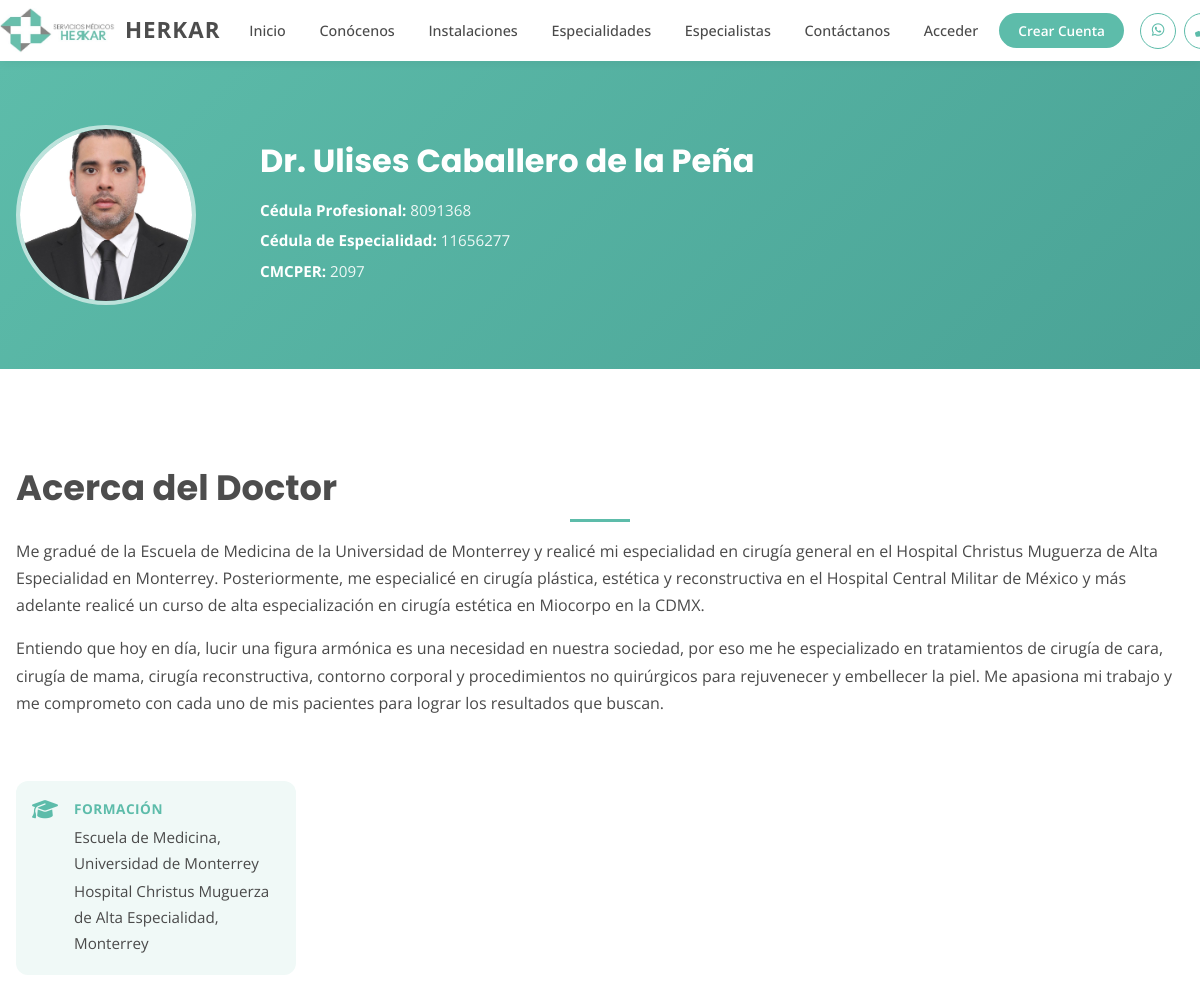
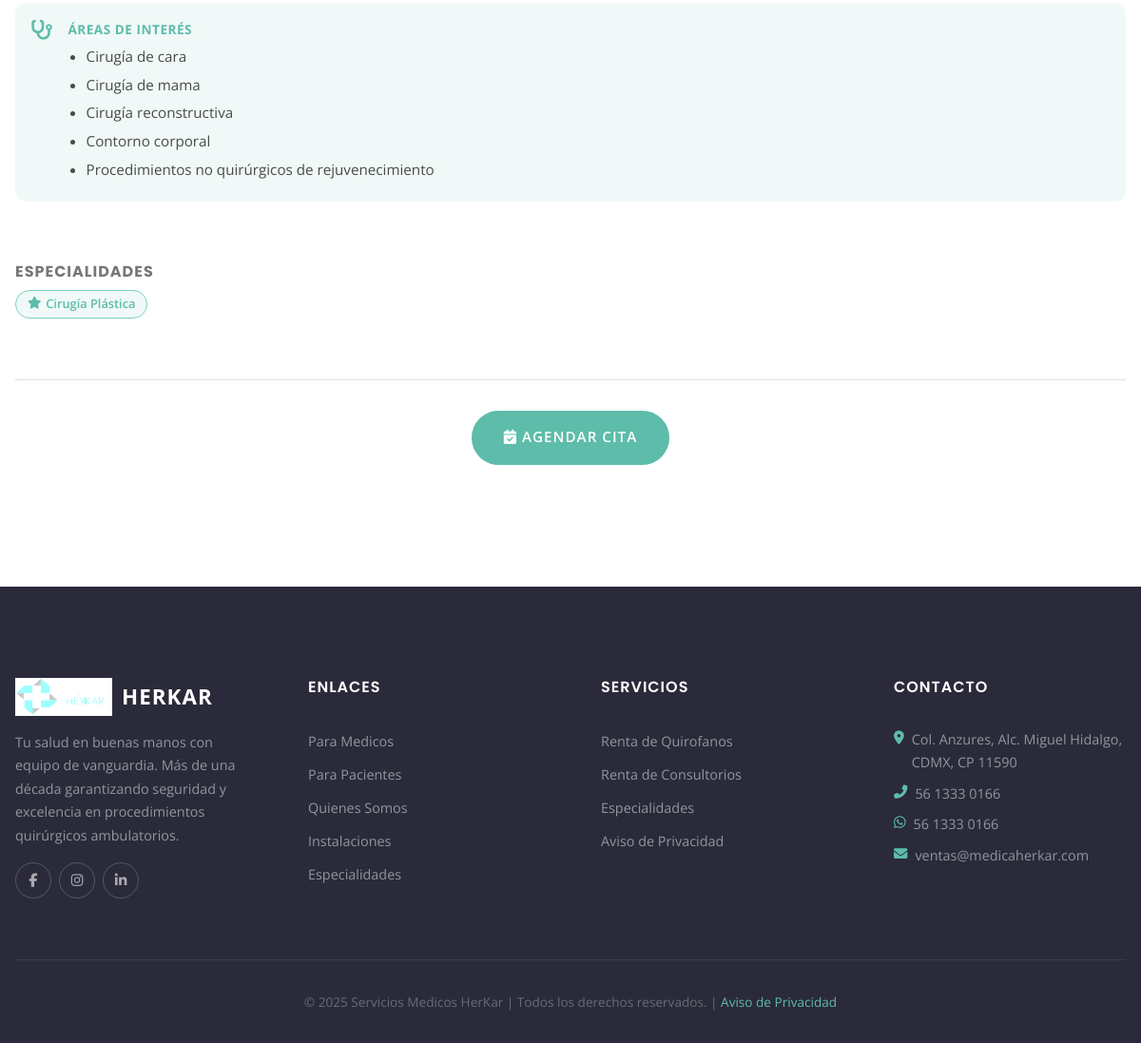
/especialistas/ulises-caballero-de-la-pena/, run on the app's committed database (2 pictures, top to bottom).
### apps/especialistas/models.py (models this page shows, shortened)
class Especialista(models.Model):
    nombre = models.CharField(max_length=150)
    slug = models.SlugField(unique=True)
    foto = models.ImageField(upload_to='especialistas/', blank=True)
    cedula_profesional = models.CharField(max_length=20)
    cedula_especialidad = models.CharField(max_length=20, blank=True)
    cmcper = models.CharField(max_length=20, blank=True)
    biografia = models.TextField()
    universidad = models.CharField(max_length=200, blank=True)
    hospital_especialidad = models.CharField(max_length=200, blank=True)
    anios_experiencia = models.PositiveIntegerField(null=True, blank=True)
    areas_interes = models.TextField(
        blank=True,
        help_text='Un área de interés por línea.'
    )
    especialidades = models.ManyToManyField(
        Especialidad, related_name='especialistas', blank=True
    )
    orden = models.PositiveIntegerField(default=0)
    publicado = models.BooleanField(default=True)
    creado = models.DateTimeField(auto_now_add=True)
    actualizado = models.DateTimeField(auto_now=True)
    class Meta:
        ordering = ['orden', 'nombre']
        verbose_name = 'Especialista'
        verbose_name_plural = 'Especialistas'
    def areas_interes_list(self):
        return [a.strip() for a in self.areas_interes.splitlines() if a.strip()]

class Especialidad(models.Model):
    nombre = models.CharField(max_length=100, unique=True)
    slug = models.SlugField(unique=True)
    descripcion_corta = models.CharField(max_length=255, blank=True)
    icono = models.CharField(max_length=64, blank=True)
    orden = models.PositiveIntegerField(default=0)
    class Meta:
        ordering = ['orden', 'nombre']
        verbose_name = 'Especialidad'
        verbose_name_plural = 'Especialidades'

### apps/especialistas/views.py (the view)
# urls.py: path('<slug:slug>/', views.especialista_detalle, name='detalle'),
def especialista_detalle(request, slug):
    especialista = get_object_or_404(Especialista, slug=slug, publicado=True)
    return render(request, 'especialistas/detalle.html', {'especialista': especialista})

### apps/especialistas/templates/especialistas/detalle.html (shortened to what this page needs)
{% extends 'base.html' %}
{% load static %}
{% block content %}
<section class="especialista-hero">
    <div class="container especialista-hero-inner">
        <div class="especialista-hero-foto-wrapper">
            {% if especialista.foto %}
            <img src="{{ especialista.foto.url }}"
                 alt="{{ especialista.nombre }}"
                 class="especialista-hero-foto">
            {% else %}
            <div class="especialista-hero-foto-placeholder">
                <i class="fas fa-user-md"></i>
            </div>
            {% endif %}
        </div>
        <div class="especialista-hero-info">
            <h1 class="especialista-hero-nombre">{{ especialista.nombre }}</h1>
            <div class="especialista-hero-cedulas">
                <p><strong>Cédula Profesional:</strong> {{ especialista.cedula_profesional }}</p>
                {% if especialista.cedula_especialidad %}
                <p><strong>Cédula de Especialidad:</strong> {{ especialista.cedula_especialidad }}</p>
                {% endif %}
                {% if especialista.cmcper %}
                <p><strong>CMCPER:</strong> {{ especialista.cmcper }}</p>
                {% endif %}
            </div>
        </div>
    </div>
</section>
<section class="section">
    <div class="container">
        <div class="especialista-bio">
            <h2 class="section-title" style="text-align:left;">Acerca del Doctor</h2>
            {{ especialista.biografia|linebreaks }}
        </div>
        <div class="especialista-info-grid">
            {% if especialista.universidad or especialista.hospital_especialidad %}
            <div class="especialista-info-chip">
                <i class="fas fa-graduation-cap especialista-info-chip-icon"></i>
                <div>
                    <strong>Formación</strong>
                    {% if especialista.universidad %}
                    <p>{{ especialista.universidad }}</p>
                    {% endif %}
                    {% if especialista.hospital_especialidad %}
                    <p>{{ especialista.hospital_especialidad }}</p>
                    {% endif %}
                </div>
            </div>
            {% endif %}
            {% if especialista.areas_interes %}
            <div class="especialista-info-chip especialista-info-chip--wide">
                <i class="fas fa-stethoscope especialista-info-chip-icon"></i>
                <div>
                    <strong>Áreas de interés</strong>
                    <ul class="especialista-areas-list">
                        {% for area in especialista.areas_interes_list %}
                        <li>{{ area }}</li>
                        {% endfor %}
                    </ul>
                </div>
            </div>
            {% endif %}
        </div>
        {% if especialista.especialidades.all %}
        <div class="especialista-especialidades">
            <h3>Especialidades</h3>
            <div class="especialista-badges">
                {% for esp in especialista.especialidades.all %}
                <span class="especialidad-badge">
                    {% if esp.icono %}<i class="{{ esp.icono }}"></i> {% endif %}
                    {{ esp.nombre }}
                </span>
                {% endfor %}
            </div>
        </div>
        {% endif %}
        <div class="especialista-cta">
            <a href="{% url 'citas:lista_medicos' %}" class="btn">
                <i class="fas fa-calendar-check"></i> Agendar cita
            </a>
        </div>
    </div>
</section>
{% endblock %}

### templates/base.html (shortened to what this page needs)
{% load static %}
<!DOCTYPE html>
<html lang="es">
<head>
    <link rel="stylesheet" href="{% static 'css/style.css' %}?v=3">
    <link rel="stylesheet" href="https://cdnjs.cloudflare.com/ajax/libs/font-awesome/6.5.0/css/all.min.css">
</head>
<body>
    {% include 'partials/_header.html' %}
    {% block content %}{% endblock %}
    {% include 'partials/_footer.html' %}
</body>
</html>

### templates/partials/_header.html (shortened to what this page needs)
{% load static %}
<header class="main-header">
    <div class="container nav-container">
        <a href="{% if request.resolver_match.url_name == 'medicos' %}{% url 'core:medicos' %}{% elif request.resolver_match.url_name == 'pacientes' %}{% url 'core:pacientes' %}{% else %}{% url 'core:gateway' %}{% endif %}"
            class="logo">
            <img src="{% static 'images/logo.jpeg' %}" alt="HerKar" class="logo-img">
            <span class="logo-text">HerKar</span>
        </a>
        <nav>
            <ul class="nav-menu">
                {% if request.resolver_match.url_name == 'medicos' %}
                <li><a href="{% url 'core:medicos' %}" class="nav-link">Inicio</a></li>
                <li class="nav-item-dropdown">
                    <a href="#nosotros" class="nav-link">Conócenos</a>
                    <div class="dropdown-menu">
                        <a href="#nosotros">Visión y Misión</a>
                        <a href="#nosotros">Nuestros Valores</a>
                    </div>
                </li>
                <li><a href="#infraestructura" class="nav-link">Infraestructura</a></li>
                <li><a href="#porque" class="nav-link">¿Por qué Elegirnos?</a></li>
                <li><a href="#renta" class="nav-link">Renta</a></li>
                <li><a href="#contacto" class="nav-link">Contacto</a></li>
                <li>
                    <a href="{% url 'core:pacientes' %}" class="role-switch" onclick="setCookieRole('paciente')"
                        title="Cambiar a vista de paciente">
                        <i class="fas fa-exchange-alt"></i> Acceso Pacientes
                    </a>
                </li>
                {% else %}
                <li><a href="{% url 'core:gateway' %}" class="nav-link">Inicio</a></li>
                <li><a href="{% url 'core:nosotros' %}" class="nav-link">Conócenos</a></li>
                <li><a href="{% url 'core:instalaciones' %}" class="nav-link">Instalaciones</a></li>
                <li><a href="{% url 'core:especialidades' %}" class="nav-link">Especialidades</a></li>
                <li><a href="{% url 'especialistas:lista' %}" class="nav-link">Especialistas</a></li>
                <li><a href="{% url 'core:contacto' %}" class="nav-link">Contáctanos</a></li>
                {% endif %}
                {% if user.is_authenticated %}
                <li><a href="{% url 'citas:mis_citas' %}" class="nav-link">Mis Citas</a></li>
                <li><a href="{% url 'users:dashboard' %}" class="nav-link btn-login">Mi Panel</a></li>
                <li><a href="{% url 'users:logout' %}" class="nav-link">Cerrar Sesión</a></li>
                {% else %}
                <li><a href="{% url 'users:login' %}" class="nav-link">Acceder</a></li>
                <li><a href="{% url 'users:registro' %}" class="nav-link btn-login">Crear Cuenta</a></li>
                {% endif %}
            </ul>
            <div class="nav-contact">
                <a href="https://wa.me/5613330166" target="_blank" title="WhatsApp"><i class="fab fa-whatsapp"></i></a>
                <a href="tel:5613330166" title="Llamar"><i class="fas fa-phone-alt"></i></a>
            </div>
        </nav>
    </div>
</header>

### templates/partials/_footer.html
{% load static %}
<footer class="main-footer">
    <div class="container">
        <div class="footer-grid">
            <div class="footer-brand">
                <a href="{% url 'core:gateway' %}?elegir=1" class="logo" style="margin-bottom: 1rem;">
                    <img src="{% static 'images/logo.jpeg' %}" alt="HerKar"
                        style="height: 40px; filter: brightness(1.5);">
                    <span class="logo-text" style="color: white;">HerKar</span>
                </a>
                <p>Tu salud en buenas manos con equipo de vanguardia. Más de una década garantizando seguridad y
                    excelencia en procedimientos quirúrgicos ambulatorios.</p>
                <div class="footer-social">
                    <a href="#" title="Facebook"><i class="fab fa-facebook-f"></i></a>
                    <a href="#" title="Instagram"><i class="fab fa-instagram"></i></a>
                    <a href="#" title="LinkedIn"><i class="fab fa-linkedin-in"></i></a>
                </div>
            </div>
            <div>
                <h3 class="footer-title">Enlaces</h3>
                <ul class="footer-links">
                    <li><a href="{% url 'core:medicos' %}">Para Medicos</a></li>
                    <li><a href="{% url 'core:pacientes' %}">Para Pacientes</a></li>
                    <li><a href="{% url 'core:nosotros' %}">Quienes Somos</a></li>
                    <li><a href="{% url 'core:instalaciones' %}">Instalaciones</a></li>
                    <li><a href="{% url 'core:especialidades' %}">Especialidades</a></li>
                </ul>
            </div>
            <div>
                <h3 class="footer-title">Servicios</h3>
                <ul class="footer-links">
                    <li><a href="{% url 'core:medicos' %}#renta">Renta de Quirofanos</a></li>
                    <li><a href="{% url 'core:medicos' %}#renta">Renta de Consultorios</a></li>
                    <li><a href="{% url 'core:pacientes' %}#especialidades">Especialidades</a></li>
                    <li><a href="#">Aviso de Privacidad</a></li>
                </ul>
            </div>
            <div>
                <h3 class="footer-title">Contacto</h3>
                <div class="footer-contact-item">
                    <i class="fas fa-map-marker-alt"></i>
                    <span>Col. Anzures, Alc. Miguel Hidalgo, CDMX, CP 11590</span>
                </div>
                <div class="footer-contact-item">
                    <i class="fas fa-phone-alt"></i>
                    <span>56 1333 0166</span>
                </div>
                <div class="footer-contact-item">
                    <i class="fab fa-whatsapp"></i>
                    <span>56 1333 0166</span>
                </div>
                <div class="footer-contact-item">
                    <i class="fas fa-envelope"></i>
                    <span>ventas@medicaherkar.com</span>
                </div>
            </div>
        </div>
        <div class="copyright">
            &copy; 2025 Servicios Medicos HerKar | Todos los derechos reservados. | <a href="#">Aviso de Privacidad</a>
        </div>
    </div>
</footer>

### static/css/variables.css (style rules this page uses)
:root { --primary-color: #5DBCAA; --secondary-color: #4AA396; --accent-color: #7BD0C1; --dark-color: #4D4D4D; --grey-medium: #8C8C8C; --text-color: #4a4a4a; --text-light: #777777; --bg-light: #F0F9F7; --bg-white: #ffffff; --bg-dark: #2d2d3d; --border-color: #e0e0e0; --success-color: #28a745; --warning-color: #ffc107; --container-width: 1200px; --spacing-xs: 0.25rem; --spacing-sm: 0.5rem; --spacing-md: 1rem; --spacing-lg: 2rem; --spacing-xl: 4rem; --spacing-xxl: 6rem; --font-heading: 'Poppins', sans-serif; --font-body: 'Open Sans', sans-serif; --transition-speed: 0.3s; --transition-slow: 0.5s; --shadow-sm: 0 2px 8px rgba(0, 0, 0, 0.08); --shadow-md: 0 4px 20px rgba(0, 0, 0, 0.1); --shadow-lg: 0 10px 40px rgba(0, 0, 0, 0.15); --shadow-hover: 0 8px 30px rgba(93, 188, 170, 0.25); }

### data on the page
Especialista: foto (picture), nombre "Dr. Ulises Caballero de la Peña", cedula_profesional "8091368", cedula_especialidad "11656277", cmcper "2097", biografia "Me gradué de la Escuela de Medicina de la Universidad de Monterrey y realicé mi especialidad en cirugía general en el Hospital Christus Muguerza de Alta Especialidad en Monterrey. Posteriormente, me especialicé en cirugía plástica, estética y reconstructiva en el Hospital Central Militar de México y más adelante realicé un curso de alta especialización en cirugía estética en Miocorpo en la CDMX. Entiendo que hoy en día, lucir una figura armónica es una necesidad en nuestra sociedad, por eso me he especializado en tratamientos de cirugía de cara, cirugía de mama, cirugía reconstructiva, contorno corporal y procedimientos no quirúrgicos para rejuvenecer y embellecer la piel. Me apasiona mi…", universidad "Escuela de Medicina, Universidad de Monterrey", hospital_especialidad "Hospital Christus Muguerza de Alta Especialidad, Monterrey"
Especialidad: nombre "Cirugía Plástica"

### other printed values
{{ area }} "Cirugía de cara" "Cirugía de mama" "Cirugía reconstructiva" "Contorno corporal" "Procedimientos no quirúrgicos de rejuvenecimiento"
